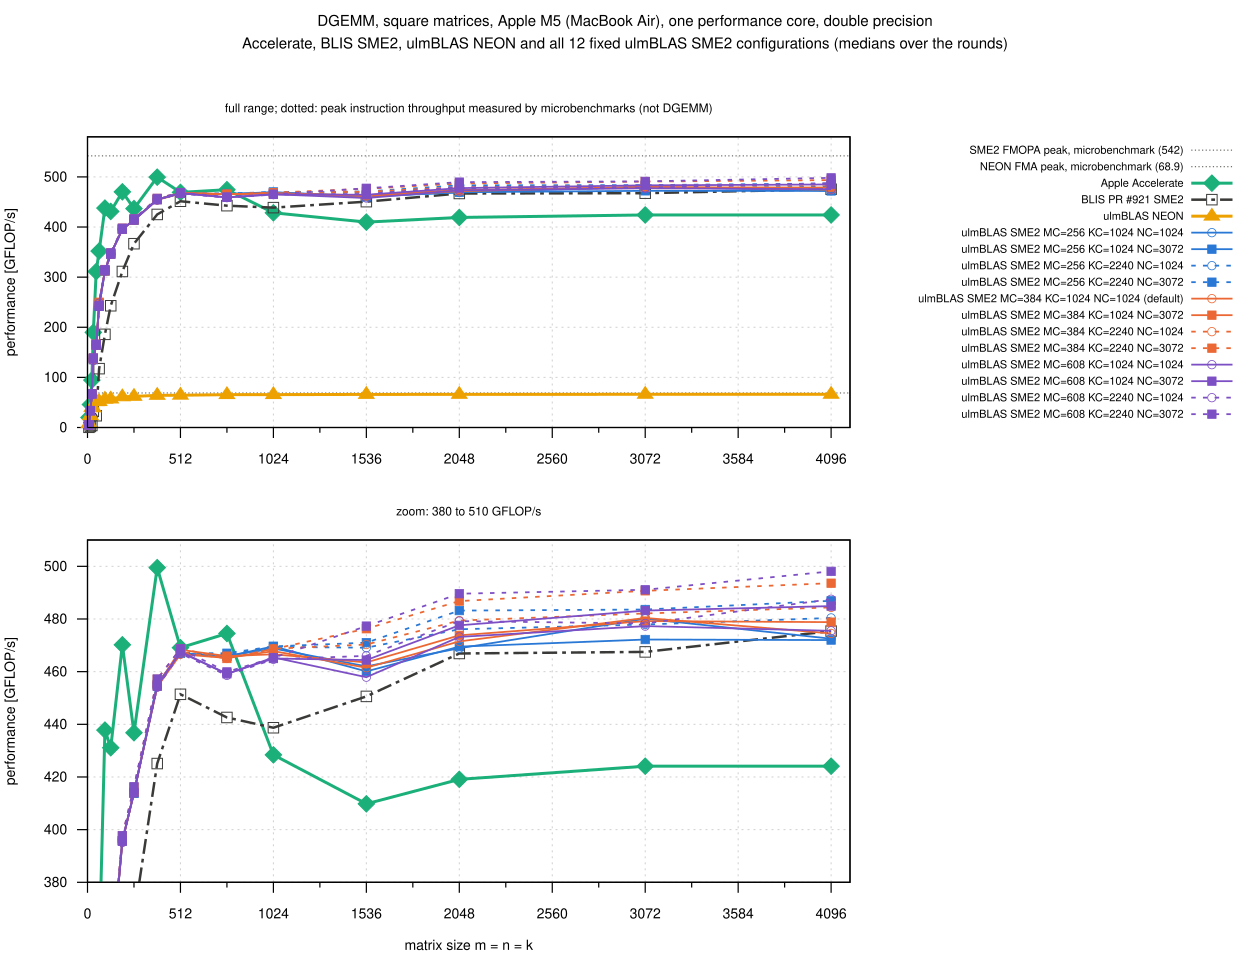

This figure's gnuplot source:
load "_style.gp"
set terminal svg size 1250,960 dynamic enhanced font "Helvetica,14" background rgb "white"
set output "square_complete.svg"
VARS = ALL; ERR = 0
TITLE = "DGEMM, square matrices, Apple M5 (MacBook Air), one performance core, double precision\nAccelerate, BLIS SME2, ulmBLAS NEON and all 12 fixed ulmBLAS SME2 configurations (medians over the rounds)"
load "_panels.gp"
